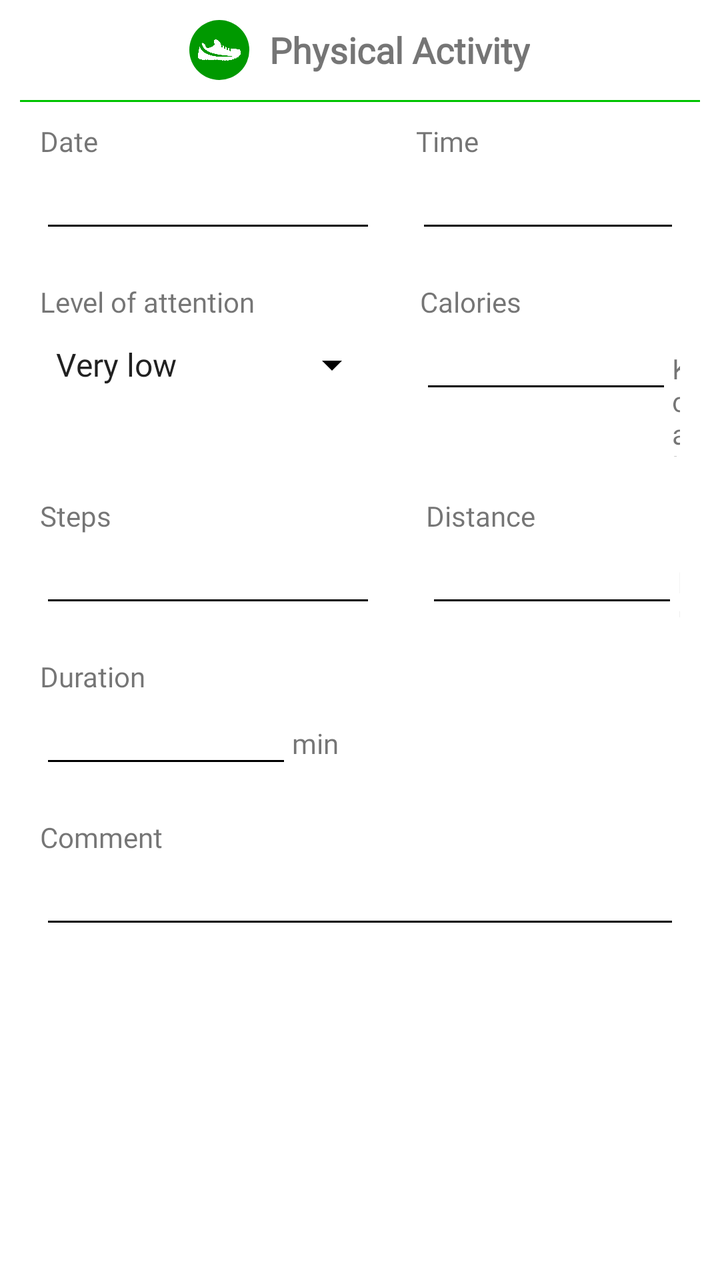
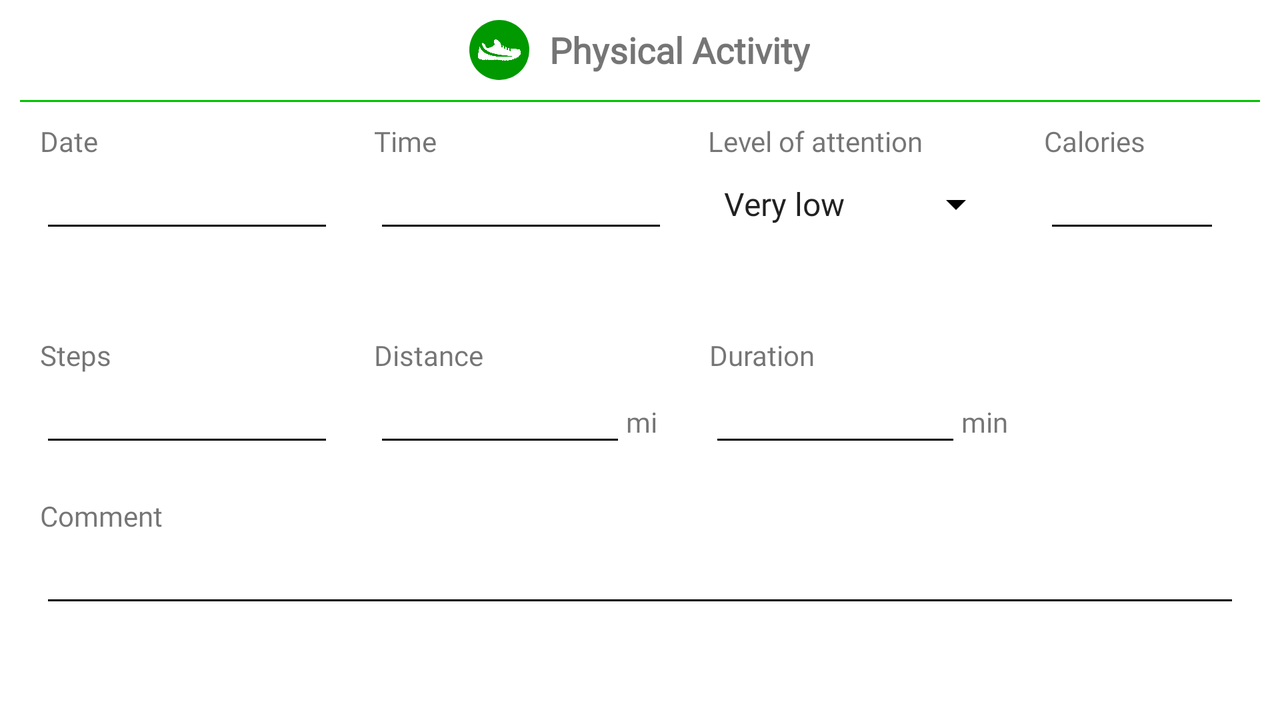

First picture: res/layout/ on a phone held upright. Second picture: the repository's own variant of that layout, on a device whose configuration matches the variant's folder. Source for both follows.
<!-- AndroidManifest.xml: application theme Theme.MyHealthMonitor -->
<!-- res/layout/fragment_physical_activity.xml -->
<?xml version="1.0" encoding="utf-8"?>
<LinearLayout
    xmlns:android="http://schemas.android.com/apk/res/android"
    xmlns:app="http://schemas.android.com/apk/res-auto"
    xmlns:tools="http://schemas.android.com/tools"
    android:layout_width="match_parent"
    android:layout_height="match_parent"
    tools:context=".NewReportActivity"
    android:orientation="vertical"
    android:id="@+id/PA">

    <LinearLayout
        android:layout_width="match_parent"
        android:layout_height="wrap_content"
        android:orientation="horizontal"

        android:layout_marginStart="20dp"
        android:layout_marginEnd="20dp"
        android:layout_marginTop="10dp"
        android:layout_marginBottom="10dp"
        android:gravity="center" >

        <ImageView
            android:layout_width="30dp"
            android:layout_height="30dp"
            app:srcCompat="@drawable/img_shoe"
            android:background="@drawable/background_green_oval"
            app:tint="@color/white"
            android:padding="4dp"
            android:layout_marginEnd="10dp"
            android:contentDescription="@string/physicalActivity" />

        <TextView
            android:layout_height="wrap_content"
            android:layout_width="wrap_content"
            android:textSize="18sp"
            android:textStyle="bold"
            android:text="@string/physicalActivity"
            />
    </LinearLayout>

    <View
        android:layout_width="match_parent"
        android:layout_height="1dp"
        android:background="@color/green"
        android:layout_marginStart="10dp"
        android:layout_marginEnd="10dp"/>

    <LinearLayout
        android:layout_width="match_parent"
        android:layout_height="wrap_content"
        android:orientation="horizontal"
        android:layout_marginStart="20dp"
        android:layout_marginEnd="20dp"
        android:layout_marginTop="10dp"
        android:layout_marginBottom="10dp">

        <LinearLayout
            android:orientation="vertical"
            android:layout_width="wrap_content"
            android:layout_height="wrap_content"

            android:layout_marginEnd="10dp">

            <TextView
                android:layout_height="wrap_content"
                android:layout_width="wrap_content"

                android:text="@string/date" />

            <EditText
                android:id="@+id/date"

                android:layout_height="wrap_content"
                android:layout_width="wrap_content"
                android:ems="8"

                android:focusable="false" />
        </LinearLayout>

        <LinearLayout
            android:orientation="vertical"
            android:layout_height="wrap_content"
            android:layout_width="wrap_content"
            android:layout_marginStart="10dp">

            <TextView
                android:layout_height="wrap_content"
                android:layout_width="wrap_content"

                android:text="@string/time" />

            <EditText
                android:id="@+id/time"

                android:layout_height="wrap_content"
                android:layout_width="wrap_content"
                android:ems="8"

                android:focusable="false" />
        </LinearLayout>
    </LinearLayout>

    <LinearLayout
        android:layout_width="match_parent"
        android:layout_height="wrap_content"
        android:orientation="horizontal"

        android:layout_marginStart="20dp"
        android:layout_marginEnd="20dp"
        android:layout_marginTop="10dp"
        android:layout_marginBottom="10dp">

        <LinearLayout
            android:orientation="vertical"
            android:layout_width="wrap_content"
            android:layout_height="wrap_content"

            android:layout_marginEnd="10dp">

            <TextView
                android:layout_width="wrap_content"
                android:layout_height="wrap_content"

                android:text="@string/attention" />

            <Spinner
                android:id="@+id/attention"
                android:layout_width="170dp"
                android:layout_height="wrap_content"
                android:entries="@array/attention"
                android:layout_marginTop="10dp"/>
        </LinearLayout>

        <LinearLayout
            android:orientation="vertical"
            android:layout_height="wrap_content"
            android:layout_width="wrap_content"
            android:layout_marginStart="10dp">

            <TextView
                android:layout_height="wrap_content"
                android:layout_width="wrap_content"

                android:text="@string/calories" />

            <LinearLayout
                android:orientation="horizontal"
                android:layout_height="wrap_content"
                android:layout_width="wrap_content">
                <EditText
                    android:id="@+id/calories"

                    android:layout_height="wrap_content"
                    android:layout_width="wrap_content"
                    android:ems="6"
                    android:inputType="numberSigned"/>
                <TextView
                    android:layout_height="wrap_content"
                    android:layout_width="wrap_content"

                    android:text="Kcal" />
            </LinearLayout>
        </LinearLayout>
    </LinearLayout>

    <LinearLayout
        android:layout_width="match_parent"
        android:layout_height="wrap_content"
        android:orientation="horizontal"

        android:layout_marginStart="20dp"
        android:layout_marginEnd="20dp"
        android:layout_marginTop="10dp"
        android:layout_marginBottom="10dp">

        <LinearLayout
            android:orientation="vertical"
            android:layout_width="wrap_content"
            android:layout_height="wrap_content"

            android:layout_marginEnd="10dp">

            <TextView
                android:layout_height="wrap_content"
                android:layout_width="wrap_content"

                android:text="@string/steps" />

            <EditText
                android:id="@+id/steps"

                android:layout_height="wrap_content"
                android:layout_width="wrap_content"
                android:ems="8"
                android:inputType="numberSigned"/>
        </LinearLayout>

        <LinearLayout
            android:orientation="vertical"
            android:layout_width="wrap_content"
            android:layout_height="wrap_content"

            android:layout_marginStart="15dp">

            <TextView
                android:layout_height="wrap_content"
                android:layout_width="wrap_content"

                android:text="@string/distance" />

            <LinearLayout
                android:orientation="horizontal"
                android:layout_height="wrap_content"
                android:layout_width="wrap_content">
                <EditText
                    android:id="@+id/distance"

                    android:layout_height="wrap_content"
                    android:layout_width="wrap_content"
                    android:ems="6"
                    android:inputType="numberDecimal"/>
                <TextView
                    android:id="@+id/distanceMU"
                    android:layout_height="wrap_content"
                    android:layout_width="wrap_content"

                    android:text="@string/length1" />
            </LinearLayout>
        </LinearLayout>
    </LinearLayout>

    <LinearLayout
        android:layout_width="match_parent"
        android:layout_height="wrap_content"
        android:orientation="horizontal"

        android:layout_marginStart="20dp"
        android:layout_marginEnd="20dp"
        android:layout_marginTop="10dp"
        android:layout_marginBottom="10dp">

        <LinearLayout
            android:orientation="vertical"
            android:layout_height="wrap_content"
            android:layout_width="wrap_content">

            <TextView
                android:layout_height="wrap_content"
                android:layout_width="wrap_content"

                android:text="@string/duration" />

            <LinearLayout
                android:orientation="horizontal"
                android:layout_height="wrap_content"
                android:layout_width="wrap_content">
                <EditText
                    android:id="@+id/duration"

                    android:layout_height="wrap_content"
                    android:layout_width="wrap_content"
                    android:ems="6"
                    android:inputType="numberSigned"/>
                <TextView
                    android:layout_height="wrap_content"
                    android:layout_width="wrap_content"

                    android:text="min" />
            </LinearLayout>
        </LinearLayout>
    </LinearLayout>

    <LinearLayout
        android:layout_width="match_parent"
        android:layout_height="wrap_content"
        android:orientation="vertical"
        android:layout_marginStart="20dp"
        android:layout_marginEnd="20dp"
        android:layout_marginTop="10dp"
        android:layout_marginBottom="10dp">

        <TextView
            android:layout_height="wrap_content"
            android:layout_width="wrap_content"

            android:text="@string/comment" />

        <EditText
            android:id="@+id/comment"
            android:inputType="textMultiLine"

            android:layout_width="match_parent"
            android:layout_height="wrap_content"
            />
    </LinearLayout>
</LinearLayout>
<!-- resources referenced by this layout -->
<resources>
  <string-array name="attention">
          <item>Very low</item>
          <item>Low</item>
          <item>Medium</item>
          <item>High</item>
          <item>Very high</item>
      </string-array>
  <color name="green">#00c300</color>
  <color name="white">#FFFFFF</color>
  <!-- drawable background_green_oval (drawable) -->
  <?xml version="1.0" encoding="utf-8"?>
  <shape
      xmlns:android="http://schemas.android.com/apk/res/android"
      android:shape="oval">
      <solid android:color="@color/green_dark"/>
  </shape>
  <!-- drawable img_shoe: png bitmap (drawable, 54681 bytes) -->
  <string name="attention">Level of attention</string>
  <string name="calories">Calories</string>
  <string name="comment">Comment</string>
  <string name="date">Date</string>
  <string name="distance">Distance</string>
  <string name="duration">Duration</string>
  <string name="length1" translatable="false">km</string>
  <string name="physicalActivity">Physical Activity</string>
  <string name="steps">Steps</string>
  <string name="time">Time</string>
  <style name="Theme.MyHealthMonitor" parent="Theme.MaterialComponents.DayNight.DarkActionBar">
          
          <item name="colorPrimary">@color/green</item>
          <item name="colorPrimaryVariant">@color/green_light</item>
          <item name="colorOnPrimary">@color/white</item>
          <item name="android:fontFamily">@font/louis_george_cafe</item>
  
          
          <item name="colorSecondary">@color/green_dark</item>
          <item name="colorSecondaryVariant">@color/green</item>
          <item name="colorOnSecondary">@color/white</item>
  
          <item name="android:statusBarColor">@color/green</item>
          <item name="android:colorControlNormal">@color/black</item>
      </style>
  <color name="green_dark">#009900</color>
  <color name="green_light">#ccffb3</color>
  <color name="black">#000000</color>
</resources>
<!-- res/layout-land/fragment_physical_activity.xml (the repository's variant of the layout above) -->
<!-- drawn on the phone turned sideways -->
<?xml version="1.0" encoding="utf-8"?>
<LinearLayout
    xmlns:android="http://schemas.android.com/apk/res/android"
    xmlns:app="http://schemas.android.com/apk/res-auto"
    xmlns:tools="http://schemas.android.com/tools"
    android:layout_width="match_parent"
    android:layout_height="match_parent"
    tools:context=".NewReportActivity"
    android:orientation="vertical"
    android:id="@+id/PA">

    <LinearLayout
        android:layout_width="match_parent"
        android:layout_height="wrap_content"
        android:orientation="horizontal"

        android:layout_marginStart="20dp"
        android:layout_marginEnd="20dp"
        android:layout_marginTop="10dp"
        android:layout_marginBottom="10dp"
        android:gravity="center" >

        <ImageView
            android:layout_width="30dp"
            android:layout_height="30dp"
            app:srcCompat="@drawable/img_shoe"
            android:background="@drawable/background_green_oval"
            app:tint="@color/white"
            android:padding="4dp"
            android:layout_marginEnd="10dp"
            android:contentDescription="@string/physicalActivity" />

        <TextView
            android:layout_height="wrap_content"
            android:layout_width="wrap_content"
            android:textSize="18sp"
            android:textStyle="bold"
            android:text="@string/physicalActivity"
            />
    </LinearLayout>

    <View
        android:layout_width="match_parent"
        android:layout_height="1dp"
        android:background="@color/green"
        android:layout_marginStart="10dp"
        android:layout_marginEnd="10dp"/>

    <LinearLayout
        android:layout_width="match_parent"
        android:layout_height="wrap_content"
        android:orientation="horizontal"
        android:layout_marginStart="20dp"
        android:layout_marginEnd="20dp"
        android:layout_marginTop="10dp"
        android:layout_marginBottom="10dp">

        <LinearLayout
            android:orientation="vertical"
            android:layout_width="wrap_content"
            android:layout_height="wrap_content"

            android:layout_marginEnd="10dp">

            <TextView
                android:layout_height="wrap_content"
                android:layout_width="wrap_content"

                android:text="@string/date" />

            <EditText
                android:id="@+id/date"

                android:layout_height="wrap_content"
                android:layout_width="wrap_content"
                android:ems="7"

                android:focusable="false" />
        </LinearLayout>

        <LinearLayout
            android:orientation="vertical"
            android:layout_height="wrap_content"
            android:layout_width="wrap_content"
            android:layout_marginStart="10dp"
            android:layout_marginEnd="10dp">

            <TextView
                android:layout_height="wrap_content"
                android:layout_width="wrap_content"

                android:text="@string/time" />

            <EditText
                android:id="@+id/time"

                android:layout_height="wrap_content"
                android:layout_width="wrap_content"
                android:ems="7"

                android:focusable="false" />
        </LinearLayout>

        <LinearLayout
            android:layout_width="wrap_content"
            android:layout_height="wrap_content"
            android:orientation="vertical"

            android:layout_marginStart="10dp"
            android:layout_marginEnd="10dp">

            <TextView
                android:layout_width="wrap_content"
                android:layout_height="wrap_content"

                android:text="@string/attention" />

            <Spinner
                android:id="@+id/attention"
                android:layout_width="148dp"
                android:layout_height="wrap_content"
                android:entries="@array/attention"
                android:layout_marginTop="10dp"/>

        </LinearLayout>

        <LinearLayout
            android:orientation="vertical"
            android:layout_height="wrap_content"
            android:layout_width="wrap_content"
            android:layout_marginStart="10dp"
            android:layout_marginEnd="10dp">

            <TextView
                android:layout_height="wrap_content"
                android:layout_width="wrap_content"

                android:text="@string/calories" />

            <LinearLayout
                android:orientation="horizontal"
                android:layout_height="wrap_content"
                android:layout_width="wrap_content">
                <EditText
                    android:id="@+id/calories"

                    android:layout_height="wrap_content"
                    android:layout_width="wrap_content"
                    android:ems="6"
                    android:inputType="numberSigned"/>
                <TextView
                    android:layout_height="wrap_content"
                    android:layout_width="wrap_content"

                    android:text="Kcal" />
            </LinearLayout>
        </LinearLayout>
    </LinearLayout>

    <LinearLayout
        android:layout_width="match_parent"
        android:layout_height="wrap_content"
        android:orientation="horizontal"

        android:layout_marginStart="20dp"
        android:layout_marginEnd="20dp"
        android:layout_marginTop="10dp"
        android:layout_marginBottom="10dp">

        <LinearLayout
            android:orientation="vertical"
            android:layout_width="wrap_content"
            android:layout_height="wrap_content"

            android:layout_marginEnd="10dp">

            <TextView
                android:layout_height="wrap_content"
                android:layout_width="wrap_content"

                android:text="@string/steps" />

            <EditText
                android:id="@+id/steps"

                android:layout_height="wrap_content"
                android:layout_width="wrap_content"
                android:ems="7"
                android:inputType="numberSigned"/>
        </LinearLayout>

        <LinearLayout
            android:orientation="vertical"
            android:layout_width="wrap_content"
            android:layout_height="wrap_content"

            android:layout_marginStart="10dp"
            android:layout_marginEnd="10dp">

            <TextView
                android:layout_height="wrap_content"
                android:layout_width="wrap_content"

                android:text="@string/distance" />

            <LinearLayout
                android:orientation="horizontal"
                android:layout_height="wrap_content"
                android:layout_width="wrap_content">
                <EditText
                    android:id="@+id/distance"

                    android:layout_height="wrap_content"
                    android:layout_width="wrap_content"
                    android:ems="6"
                    android:inputType="numberDecimal"/>
                <TextView
                    android:id="@+id/distanceMU"
                    android:layout_height="wrap_content"
                    android:layout_width="wrap_content"

                    android:text="@string/length2" />
            </LinearLayout>
        </LinearLayout>

        <LinearLayout
            android:orientation="vertical"
            android:layout_height="wrap_content"
            android:layout_width="wrap_content"
            android:layout_marginStart="16dp">

            <TextView
                android:layout_height="wrap_content"
                android:layout_width="wrap_content"

                android:text="@string/duration" />

            <LinearLayout
                android:orientation="horizontal"
                android:layout_height="wrap_content"
                android:layout_width="wrap_content">
                <EditText
                    android:id="@+id/duration"

                    android:layout_height="wrap_content"
                    android:layout_width="wrap_content"
                    android:ems="6"
                    android:inputType="numberSigned"/>
                <TextView
                    android:layout_height="wrap_content"
                    android:layout_width="wrap_content"

                    android:text="min" />
            </LinearLayout>
        </LinearLayout>
    </LinearLayout>

    <LinearLayout
        android:layout_width="match_parent"
        android:layout_height="wrap_content"
        android:orientation="vertical"
        android:layout_marginStart="20dp"
        android:layout_marginEnd="20dp"
        android:layout_marginTop="10dp"
        android:layout_marginBottom="10dp">

        <TextView
            android:layout_height="wrap_content"
            android:layout_width="wrap_content"

            android:text="@string/comment" />

        <EditText
            android:id="@+id/comment"
            android:inputType="textMultiLine"

            android:layout_width="match_parent"
            android:layout_height="wrap_content"
            />
    </LinearLayout>
</LinearLayout>
<!-- resources referenced by the variant -->
<!-- as the phone turned sideways resolves them -->
<resources>
  <string-array name="attention">
          <item>Very low</item>
          <item>Low</item>
          <item>Medium</item>
          <item>High</item>
          <item>Very high</item>
      </string-array>
  <color name="green">#00c300</color>
  <color name="white">#FFFFFF</color>
  <!-- drawable background_green_oval (drawable) -->
  <?xml version="1.0" encoding="utf-8"?>
  <shape
      xmlns:android="http://schemas.android.com/apk/res/android"
      android:shape="oval">
      <solid android:color="@color/green_dark"/>
  </shape>
  <!-- drawable img_shoe: png bitmap (drawable, 54681 bytes) -->
  <string name="attention">Level of attention</string>
  <string name="calories">Calories</string>
  <string name="comment">Comment</string>
  <string name="date">Date</string>
  <string name="distance">Distance</string>
  <string name="duration">Duration</string>
  <string name="length2" translatable="false">mi</string>
  <string name="physicalActivity">Physical Activity</string>
  <string name="steps">Steps</string>
  <string name="time">Time</string>
  <style name="Theme.MyHealthMonitor" parent="Theme.MaterialComponents.DayNight.DarkActionBar">
          
          <item name="colorPrimary">@color/green</item>
          <item name="colorPrimaryVariant">@color/green_light</item>
          <item name="colorOnPrimary">@color/white</item>
          <item name="android:fontFamily">@font/louis_george_cafe</item>
  
          
          <item name="colorSecondary">@color/green_dark</item>
          <item name="colorSecondaryVariant">@color/green</item>
          <item name="colorOnSecondary">@color/white</item>
  
          <item name="android:statusBarColor">@color/green</item>
          <item name="android:colorControlNormal">@color/black</item>
      </style>
  <color name="green_dark">#009900</color>
  <color name="green_light">#ccffb3</color>
  <color name="black">#000000</color>
</resources>
